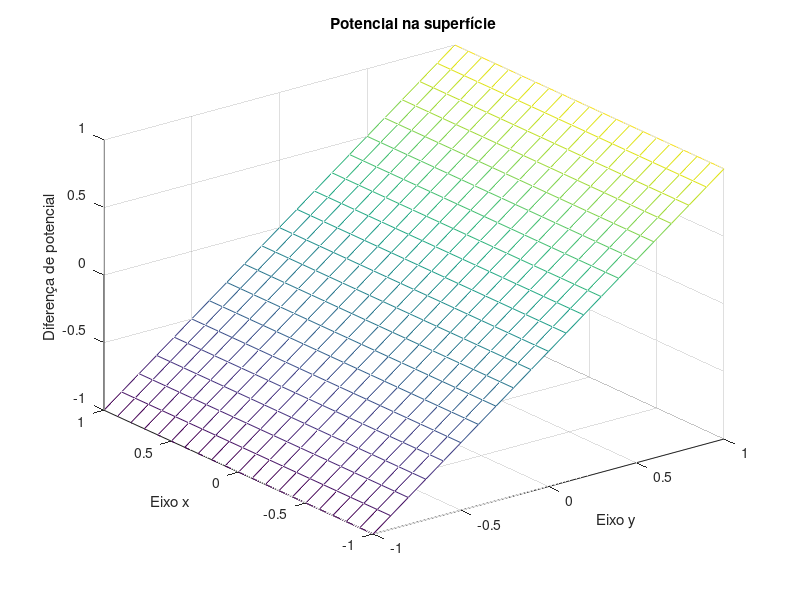

MATLAB code to generate this figure:
clear;
clc;

%Método de Gauss-Seildel A2)

%Properties:
L=1; %Width
h=0.1; %Step
tol=1e-7; %Tolerance
%....................


N=(2*L/h)+1; % Or N = length(-L:h:L);
V_old=zeros(N,N);


%{
Mathematicaly:
Coords(index) = (2*L*(index-1))/(N-1)-L
IndexN(coordinate) = (coordinate+L)*(N-1)/(2*L)+1

Como N = (2*L/h)+1
Coords(index) = h*(index-1) - L
IndexN(coordinate) = (coordinate+L)/h + 1
%}


for xIndex=1:N
    for yIndex = 1:N
        if xIndex == N || xIndex == 1
            V_old(xIndex,yIndex) = (h*(yIndex-1)-L)/L; %Or V_old(xIndex,yIndex) = h*(yIndex-((N+1)/2))/L;
        end
        
        if yIndex == N
            V_old(xIndex,yIndex) = 1;
        end
        if yIndex == 1
            V_old(xIndex,yIndex) = -1;
        end
    end
end

%{
De um modo alternativo:
(Tem a vantagem de usar coordenadas em vez de indices como o anterior)
for x = -L:h:L
    for y = -L:h:L
        if x == L || x == -L
            V_old((x+L)/h + 1,(y+L)/h + 1) = y/L;
        end
        
        if y == L
            V_old((x+L)/h + 1,(y+L)/h + 1) = 1;
        end
        if y == -L
            V_old((x+L)/h + 1,(y+L)/h + 1) = -1;
        end
    end
end
%}

V_new=V_old;

nIte = 0;
while true
    nIte = nIte + 1; %Incremento de número de iterações
    
    for xIndex = 2:N-1 %Fronteiras não alteradas
        for yIndex = 2:N-1
            V_new(xIndex,yIndex)=(V_new(xIndex,yIndex+1)+V_new(xIndex,yIndex-1)+V_new(xIndex+1,yIndex)+V_new(xIndex-1,yIndex))/4;
        end
    end
    
    if (sqrt(sum(sum((V_new-V_old).^2)))/sqrt(sum(sum(V_new.^2)))) < tol %Condição de tolerância
        [X,Y] = meshgrid(-L:h:L);
        
        figure;
        mesh(X,Y,V_new);
        
        title('Potencial na superfície');
        xlabel('Eixo y');
        ylabel('Eixo x');
        zlabel('Diferença de potencial');
        break
    end
    
    V_old=V_new;
end

fprintf('Número de iterações: %d.\n',nIte);
